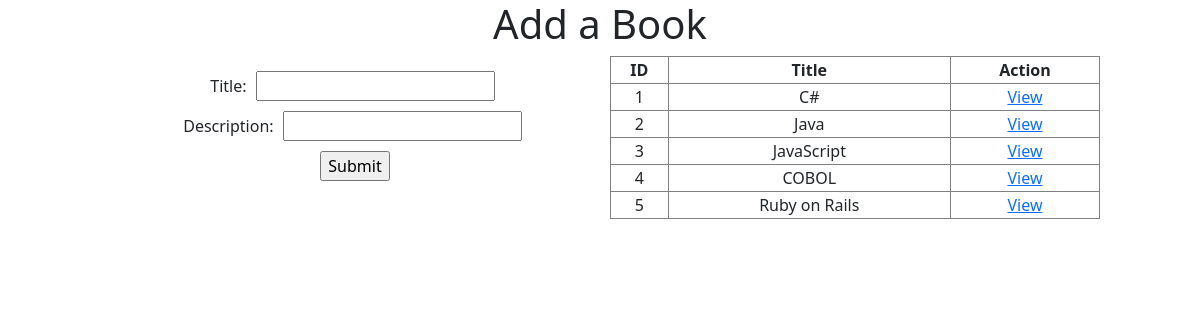
The page / on the database its author committed.
### book_app/models.py (models this page shows)
class Book(models.Model):
    title = models.CharField(max_length=255)
    description = models.TextField()
    created_at = models.DateTimeField(auto_now_add=True)
    updated_at = models.DateTimeField(auto_now=True)

### book_app/views.py (the view)
# urls.py: path('', views.index),
def index(request):
    context = {
        "books" : Book.objects.all()
    }
    return render(request, 'index.html', context)

### book_app/templates/index.html (shortened to what this page needs)
<!DOCTYPE html>
<html lang="en">
<head>
    <link href="https://cdn.jsdelivr.net/npm/bootstrap@5.0.0-beta2/dist/css/bootstrap.min.css" rel="stylesheet">
</head>
<body id="wrapper">
    <h1>Add a Book</h1>
    <main>
        <form action="/book/create" method="POST">
            Title: <input type="text" name="title"><br>
            Description: <input type="text" name="description"><br>
            <input type="submit">
        </form>
        <table class="table-bordered">
            <thead>
                <th>ID</th>
                <th>Title</th>
                <th>Action</th>
            </thead>
            {% for book in books %}
            <tr>
                <td>{{book.id}}</td>
                <td>{{book.title}}</td>
                <td><a href="/books/{{book.id}}">View</a></td>
            </tr>
            {% endfor %}
        </table>
    </main>
</body>
</html>

### book_app/templates/index.html (style rules this page uses)
#wrapper { width: 1000px; margin: 0 auto; }
h1 { display: block; text-align: center; }
main { display: flex; justify-content: space-evenly; }
form { width: 50%; text-align: center; margin: 10px; }
table { width: 50%; text-align: center; }
input { margin: 5px; }

### rows shown on the page
Book: id "1", title "C#"
Book: id "2", title "Java"
Book: id "3", title "JavaScript"
Book: id "4", title "COBOL"
Book: id "5", title "Ruby on Rails"
